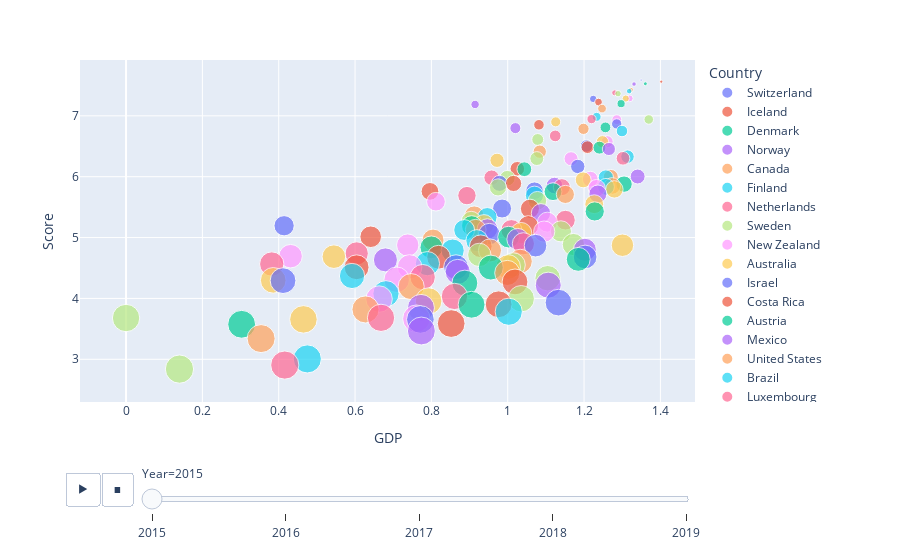

The notebook cell saved with this chart:
### Code cell
'''Happiness score vs gdp per capital'''
px.scatter(finaldf, x="GDP", y="Score", animation_frame="Year",
           animation_group="Country",
           size="Rank", color="Country", hover_name="Country",
           trendline= "ols")
